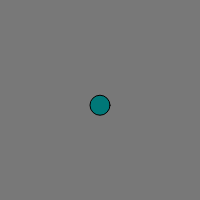
Frame 1 (no input)
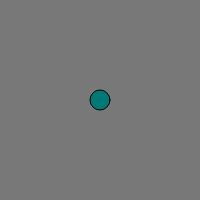
Frame 60 (no input)
Frame 120 (the mouse pressed at the canvas centre since frame 60): identical to frame 60, image omitted

The p5.js sketch that drew these frames (run headless with seeded random() and noise() and a simulated clock; from frame 60 on, the mouse is pressed at the canvas centre):

// p5.js sketch
// ── sketch.js
function setup() {
    createCanvas(200,200)
}
function draw() {
    background(120)

    let period = 120
    let amplitude = 100
    let x = amplitude * sin (TWO_PI * frameCount / period)
    stroke (0)
    fill(0,120,120)
    translate(width/2, height/2)
    line(0,0,0,x)
    ellipse(0,x,20,20) 
}
